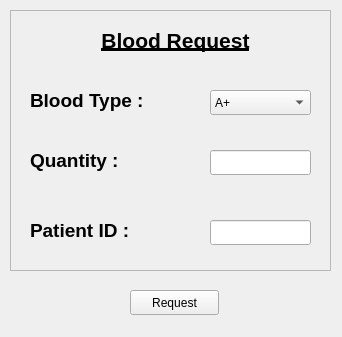
<?xml version="1.0" encoding="UTF-8"?>
<ui version="4.0">
 <class>bloodRequestEntry</class>
 <widget class="QWidget" name="bloodRequestEntry">
  <property name="windowModality">
   <enum>Qt::ApplicationModal</enum>
  </property>
  <property name="geometry">
   <rect>
    <x>0</x>
    <y>0</y>
    <width>342</width>
    <height>337</height>
   </rect>
  </property>
  <property name="windowTitle">
   <string>Blood Entry</string>
  </property>
  <widget class="QFrame" name="frame">
   <property name="geometry">
    <rect>
     <x>10</x>
     <y>10</y>
     <width>321</width>
     <height>261</height>
    </rect>
   </property>
   <property name="frameShape">
    <enum>QFrame::StyledPanel</enum>
   </property>
   <property name="frameShadow">
    <enum>QFrame::Raised</enum>
   </property>
   <widget class="QLabel" name="bloodBillingLabel">
    <property name="geometry">
     <rect>
      <x>20</x>
      <y>0</y>
      <width>291</width>
      <height>61</height>
     </rect>
    </property>
    <property name="styleSheet">
     <string notr="true">font-size:14pt;
font-weight: bold;</string>
    </property>
    <property name="text">
     <string>&lt;html&gt;&lt;head/&gt;&lt;body&gt;&lt;p align=&quot;center&quot;&gt;&lt;span style=&quot; font-size:16pt; text-decoration: underline;&quot;&gt;Blood Request&lt;/span&gt;&lt;/p&gt;&lt;/body&gt;&lt;/html&gt;</string>
    </property>
   </widget>
   <widget class="QLabel" name="bloodTypeLabel">
    <property name="geometry">
     <rect>
      <x>20</x>
      <y>70</y>
      <width>151</width>
      <height>41</height>
     </rect>
    </property>
    <property name="styleSheet">
     <string notr="true">font-size:14pt;
font-weight: bold;</string>
    </property>
    <property name="text">
     <string>&lt;html&gt;&lt;head/&gt;&lt;body&gt;&lt;p&gt;Blood Type :&lt;/p&gt;&lt;/body&gt;&lt;/html&gt;</string>
    </property>
   </widget>
   <widget class="QLabel" name="quantityLabel">
    <property name="geometry">
     <rect>
      <x>20</x>
      <y>130</y>
      <width>151</width>
      <height>41</height>
     </rect>
    </property>
    <property name="styleSheet">
     <string notr="true">font-size:14pt;
font-weight: bold;</string>
    </property>
    <property name="text">
     <string>&lt;html&gt;&lt;head/&gt;&lt;body&gt;&lt;p&gt;Quantity :&lt;/p&gt;&lt;/body&gt;&lt;/html&gt;</string>
    </property>
   </widget>
   <widget class="QLineEdit" name="quantity">
    <property name="geometry">
     <rect>
      <x>200</x>
      <y>140</y>
      <width>101</width>
      <height>25</height>
     </rect>
    </property>
   </widget>
   <widget class="QComboBox" name="bloodTypeComboBox">
    <property name="geometry">
     <rect>
      <x>200</x>
      <y>80</y>
      <width>101</width>
      <height>25</height>
     </rect>
    </property>
    <item>
     <property name="text">
      <string>A+</string>
     </property>
    </item>
    <item>
     <property name="text">
      <string>A-</string>
     </property>
    </item>
    <item>
     <property name="text">
      <string>B+</string>
     </property>
    </item>
    <item>
     <property name="text">
      <string>B-</string>
     </property>
    </item>
    <item>
     <property name="text">
      <string>AB+</string>
     </property>
    </item>
    <item>
     <property name="text">
      <string>AB-</string>
     </property>
    </item>
    <item>
     <property name="text">
      <string>O+</string>
     </property>
    </item>
    <item>
     <property name="text">
      <string>O-</string>
     </property>
    </item>
   </widget>
   <widget class="QLabel" name="reasonLabel_2">
    <property name="geometry">
     <rect>
      <x>20</x>
      <y>200</y>
      <width>111</width>
      <height>41</height>
     </rect>
    </property>
    <property name="styleSheet">
     <string notr="true">font-size:14pt;
font-weight: bold;</string>
    </property>
    <property name="text">
     <string>&lt;html&gt;&lt;head/&gt;&lt;body&gt;&lt;p&gt;Patient ID :&lt;/p&gt;&lt;/body&gt;&lt;/html&gt;</string>
    </property>
   </widget>
   <widget class="QLineEdit" name="quantity_3">
    <property name="geometry">
     <rect>
      <x>200</x>
      <y>210</y>
      <width>101</width>
      <height>25</height>
     </rect>
    </property>
   </widget>
  </widget>
  <widget class="QPushButton" name="addButton">
   <property name="geometry">
    <rect>
     <x>130</x>
     <y>290</y>
     <width>89</width>
     <height>25</height>
    </rect>
   </property>
   <property name="text">
    <string>Request</string>
   </property>
  </widget>
 </widget>
 <resources/>
 <connections/>
</ui>
